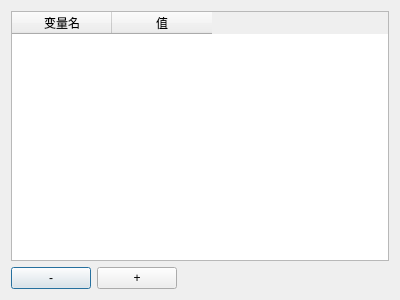
<?xml version="1.0" encoding="UTF-8"?>
<ui version="4.0">
 <class>CMDRecipeItemsDialog</class>
 <widget class="QDialog" name="CMDRecipeItemsDialog">
  <property name="geometry">
   <rect>
    <x>0</x>
    <y>0</y>
    <width>400</width>
    <height>300</height>
   </rect>
  </property>
  <property name="windowTitle">
   <string>Dialog</string>
  </property>
  <layout class="QHBoxLayout" name="horizontalLayout_3">
   <item>
    <layout class="QVBoxLayout" name="verticalLayout">
     <item>
      <widget class="QTableWidget" name="tableWidget">
       <property name="columnCount">
        <number>2</number>
       </property>
       <attribute name="verticalHeaderDefaultSectionSize">
        <number>30</number>
       </attribute>
       <column>
        <property name="text">
         <string>变量名</string>
        </property>
       </column>
       <column>
        <property name="text">
         <string>值</string>
        </property>
       </column>
      </widget>
     </item>
     <item>
      <layout class="QHBoxLayout" name="horizontalLayout">
       <item>
        <widget class="QPushButton" name="removeButton">
         <property name="text">
          <string>-</string>
         </property>
        </widget>
       </item>
       <item>
        <widget class="QPushButton" name="addButton">
         <property name="text">
          <string>+</string>
         </property>
        </widget>
       </item>
       <item>
        <spacer name="horizontalSpacer">
         <property name="orientation">
          <enum>Qt::Horizontal</enum>
         </property>
         <property name="sizeHint" stdset="0">
          <size>
           <width>40</width>
           <height>20</height>
          </size>
         </property>
        </spacer>
       </item>
      </layout>
     </item>
    </layout>
   </item>
  </layout>
 </widget>
 <resources/>
 <connections/>
</ui>
